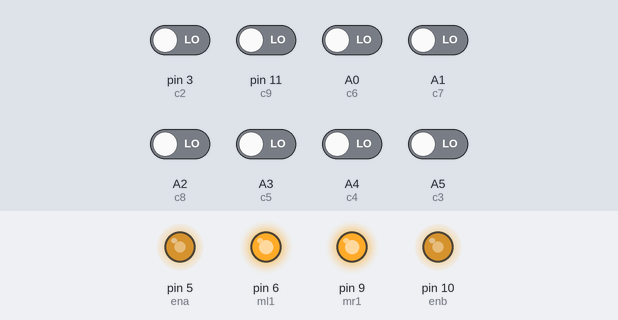
Simulated run of this sketch. Board: Arduino Uno, built with avr-gcc and run on an emulated ATmega328P. On the bench: output pins drawn as LEDs (lit = HIGH). Dashed ring = blinking. The inputs (shaded band) are chosen by the test bench; at power-on: A0 (c6), A1 (c7), A2 (c8), A3 (c5), A4 (c4), A5 (c3), pin 3 (c2), pin 11 (c9) LOW.

Above: at 1.2 s.
1.3 s: pin 3 (c2) driven HIGH
At 1.6 s:
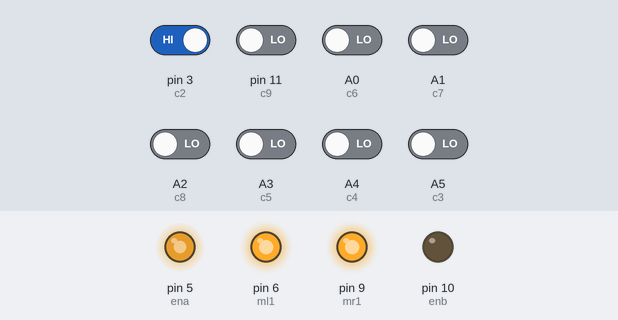
2.8 s: pin 11 (c9) driven HIGH
At 3.9 s:
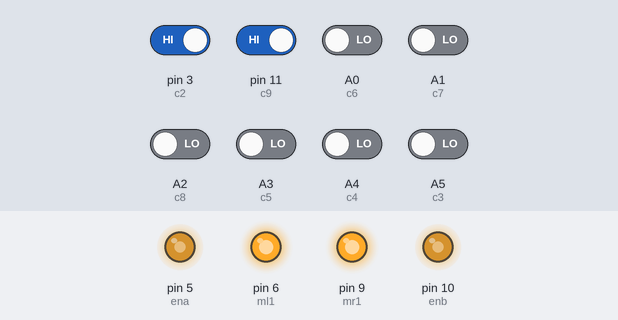
4.3 s: A1 (c7) driven HIGH
At 5.1 s:
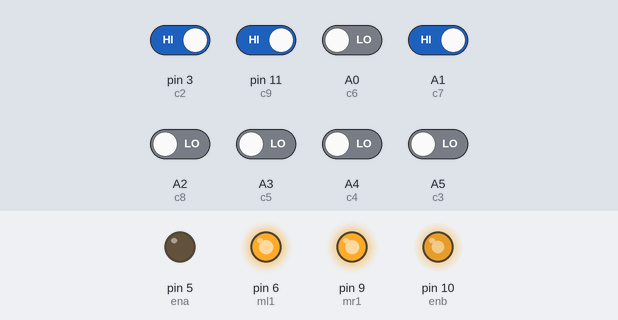
5.8 s: A0 (c6) driven HIGH
At 6.22 s:
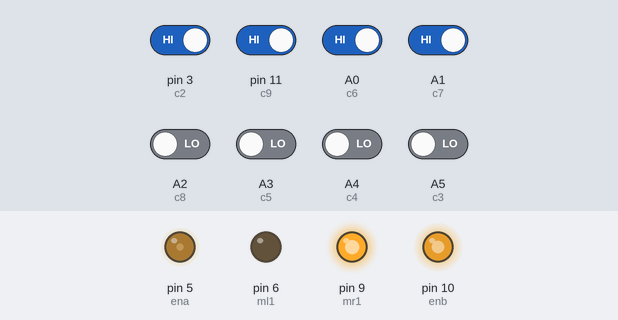
7.8 s: A5 (c3) driven HIGH
At 8.9 s:
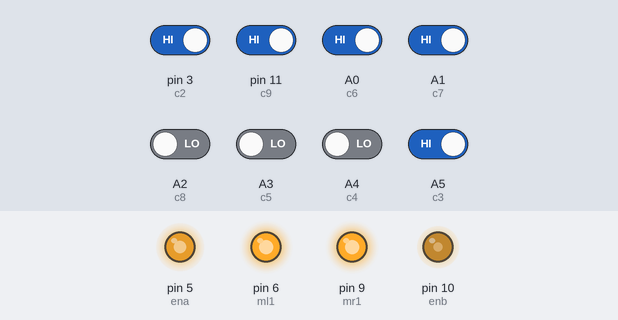
9.3 s: A3 (c5) driven HIGH
At 10.06 s:
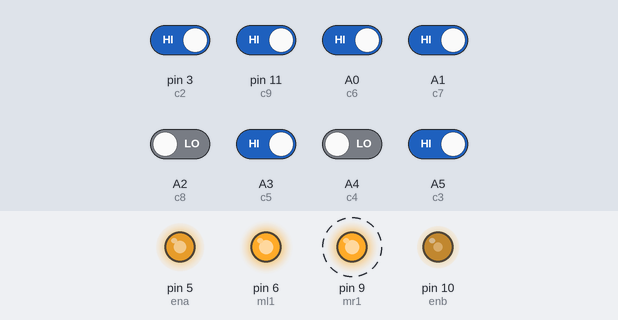
Timing chart, 0 to 12.4 s (numbered marks = the images above; inputs shaded):
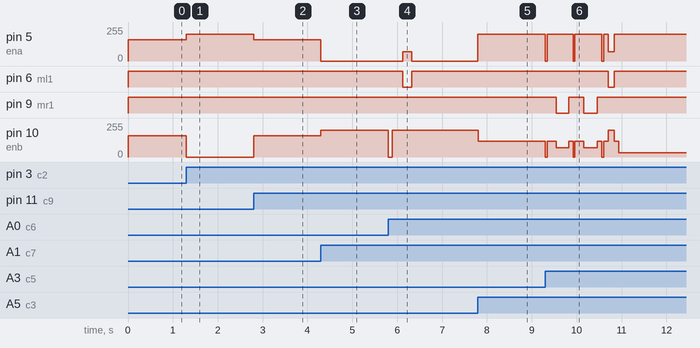

The sketch:

idourimin_cv.ino
```cpp
//douraimin melloul
int mr1=9;//imin l9odem
int mr0=8;//imin lteli
int ml1=6;//issar l9odem
int ml0=7;//issar lteli
int c2 = 3;
int c3 = A5 ;
int c4 = A4;
int c5 = A3;
int c6 = A0;
int c7 = A1;
int c8 = A2;
int c9 = 11;
int ena = 5;
int enb = 10;
int y;
int star=0;
//////
int angle;
int angledroit=200;
int angle2;
int dd=200;
int dd1=200;
/////
int bleu=0;
int comp=1;
int d=40;
float bms = 160;
float rms;
float lms;
float kp =8.5;
float kd =1;
int maxs=200;
int maxrms = 200;
int maxlms = 200;
int ms;
int lasterror = 0;
int currenttime=0;
void setup() {
  pinMode(c2, INPUT);
  pinMode(c3, INPUT);
  pinMode(c4, INPUT);
  pinMode(c5, INPUT);
  pinMode(c6, INPUT);
  pinMode(c7, INPUT);
  pinMode(c8, INPUT);
  pinMode(c9, INPUT);
  pinMode(ena, OUTPUT);
  pinMode(enb, OUTPUT);

pinMode(mr1, OUTPUT);
  pinMode(ml1, OUTPUT);
  digitalWrite(mr1, HIGH);
  digitalWrite(ml1, HIGH);

  analogWrite(enb,90);
  analogWrite(ena,125);


}

void loop() {

   int capt2 = digitalRead(c2);
   int capt3 = digitalRead(c3);
   int capt4 = digitalRead(c4);
   int capt5 = digitalRead(c5);
   int capt6 = digitalRead(c6);
   int capt7 = digitalRead(c7);
   int capt8 = digitalRead(c8);
   int capt9 = digitalRead(c9);
   int somme=capt2+capt3+capt4+capt5+capt6+capt7+capt8+capt9;
   ////doura loula
      if (comp==1 && somme==4)
  {
    stops();
    delay(d+50);
    forward();
delay(230);

douraimin(1);
    comp+=2;
  }
  ////fas3a
else if (comp==2&& capt2+capt3+capt4+capt5>=3)
{
  stops();
  delay(d+20);
  forward();
  delay(200);

  douraimin(2);
  comp++;
}
///triangle 60
else if (comp==3&& capt2+capt3+capt4+capt5>=3)
{
    stops();
    delay(d);
    forward();
    delay(200);
    douraisar(3);
    comp++;
}
///triangle 60
else if (comp==4&& capt2+capt3+capt4+capt5>=3)
{
    stops();
    delay(d);
    forward();
    delay(200);
    douraisar(4);
    comp++;
}
//baad 60
else if (comp==5&& capt9+capt8+capt7>=2)
{
    stops();
  delay(d);
  forward();
  delay(100);
  douraimin(5);
  comp++;
}
//9bal el nos doura
else if (comp==6&& capt9+capt8+capt7+capt6>=4)
{
    stops();
  delay(d);
  forward();
  delay(100);
  douraimin(6);
  comp++;
  bms=100;
}
//baad el nos doura
else if (comp==7&& capt9+capt8+capt7+capt6>=3)
{
    stops();
  delay(d);
  forward();
  delay(100);
  douraimin(7);
  comp++;
  bms=180;
}
//9bal el nos doura thenia
else if (comp==8&& capt9+capt8+capt7+capt6>=3)
{
    stops();
  delay(d);
  forward();
  delay(100);
  douraimin(8);
  comp++;
}
//bidha
else if ((comp>=9&& capt2+capt3+capt4+capt5+capt6+capt7+capt8+capt9==0)&&comp<11)
{ if ((millis()-currenttime)>500)
  {currenttime= millis();

    stops();
  delay(d);
  forward();
  delay(100);
  douraisar(9);
  comp++;
  }
}
//starr
else if ((comp>=9&& capt2+capt3+capt4+capt5+capt6+capt7+capt8+capt9==8)&&comp<=11)
{
    stops();
  delay(d);
  kodem();
  delay(100);
 star=1;
  comp=12;
}
//doura zar9a
else if ((comp==12&& capt2+capt3+capt4+capt5+capt6+capt7+capt8+capt9>=4)&&star)
{
    stops();
  delay(d);
  forward();
  delay(100);
  douraisar(10);
  comp++;
  kodem();
  delay(100);
  stops();
  delay(5000);
  bleu=1;
}
//irawaaaa7
else if ((comp==13&& capt2+capt3+capt4+capt5+capt6+capt7+capt8+capt9>=4)&&bleu)
{
  stops();
  delay(d);

  douraimin(11);
  comp++;
  bleu=0;
}
else if ((comp>=14&& capt2+capt3+capt4+capt5+capt6+capt7+capt8+capt9==0))
{
    stops();
  delay(d);


}


else{PID();}
}

      void stops(){
    digitalWrite(ena, 0);
    digitalWrite(enb, 0);
    }
void PID(){
  int capt2 = digitalRead(c2);
  int capt3 = digitalRead(c3);
  int capt4 = digitalRead(c4);
  int capt5 = digitalRead(c5);
  int capt6 = digitalRead(c6);
  int capt7 = digitalRead(c7);
  int capt8 = digitalRead(c8);
  int capt9 = digitalRead(c9);

 int error= -55*capt2 + -40*capt3 + -25*capt4 + -10*capt5 + 10*capt6+ 25*capt7+ 40*capt8 + 55*capt9;

 ms = kp*error +kd*(error-lasterror);

 rms = bms - ms;
 lms = bms + ms;
 lasterror = error;

 if(lms > maxlms){lms = maxlms;}

 if(lms < 0){lms = 0;}

 if(rms < 0){rms = 0;}

 if(rms > maxrms){rms = maxrms;}

  analogWrite(ena,rms);
  analogWrite(enb,lms);

if( capt9 || capt8 || capt7){right();}


else if(capt2 || capt3 || capt4){left();}


else {forward();}


}
void kodem(){
analogWrite(enb,bms);
  analogWrite(ena,bms);


}
void forward(){
  analogWrite(enb,lms);
  analogWrite(ena,rms);

}
void right(){

  analogWrite(enb,lms);


}
void left (){
 analogWrite(ena,rms);

}
void douraimin(int a){
   switch(a-1) {
  //angle droit
  case 0:
  angle=angledroit;
 break;

  case 4:
  case 5:
  case 6:
  case 7:
    angle=angledroit-65;
    break;
    case 2:
    angle=280 ;
    break;
    case 3:
    angle =300 ;
    break;


  case 8:
angle= 130;
  break;
  case 9:
angle= 400;
  break;
  case 10:
    angle=260;
  break;
}

  digitalWrite(mr1, HIGH);
  digitalWrite(mr0, LOW);
  digitalWrite(ml1, LOW);
  digitalWrite(ml0, HIGH);
  analogWrite(enb,maxs);
  analogWrite(ena,70);


  delay(angle);
  digitalWrite(mr1, HIGH);
  digitalWrite(mr0, LOW);
  digitalWrite(ml0, LOW);
  digitalWrite(ml1, HIGH);

  forward();
  delay(100);
}

void douraisar(int a){
  switch(a-1) {
  //angle droit
   case 0:
  angle=angledroit;
 break;
 case 1:
angle=150;
break;
  case 2:
  angle=280;
  break;
    case 3:

    angle =300 ;
    break;
  case 4:

  case 5:
  case 6:
 case 7:
  {
    angle=angledroit-65;
}
break;
  case 8:
angle= 130;

    break;
  case 9:
angle= 400;
  break;
     case 10:
    angle=260;
  break;
}
digitalWrite(mr0, HIGH);
  digitalWrite(mr1, LOW);
  digitalWrite(ml0, LOW);
  digitalWrite(ml1, HIGH);
  analogWrite(ena,maxs);
  analogWrite(enb,70);


  delay(angle);
    digitalWrite(mr1, HIGH);
  digitalWrite(mr0, LOW);
  digitalWrite(ml0, LOW);
  digitalWrite(ml1, HIGH);


  forward();
  delay(100);


}
```

Measured:
- after the input at 1.3 s, pin 5 (ena): 160/255 → 200/255 at once; pin 10 (enb): 160/255 → 0/255 at once
- after the input at 2.8 s, pin 5 (ena): 200/255 → 160/255 at once; pin 10 (enb): 0/255 → 160/255 at once
- after the input at 4.3 s, pin 5 (ena): 160/255 → 0/255 at once; pin 10 (enb): 160/255 → 200/255 at once
- after the input at 5.8 s, pin 5 (ena): 0/255 → 70/255 after 0.32 s, → 0/255 0.20 s later; pin 6 (ml1): HIGH → LOW after 0.32 s, → HIGH 0.20 s later; pin 10 (enb): 200/255 → 0/255 at once, → 200/255 0.09 s later
- after the input at 7.8 s, pin 5 (ena): 0/255 → 200/255 at once; pin 10 (enb): 200/255 → 118/255 at once
- after the input at 9.3 s, pin 5 (ena): 200/255 → 70/255 after 1.4 s, → 200/255 0.14 s later; pin 6 (ml1): HIGH → LOW after 1.4 s, → HIGH 0.14 s later; pin 9 (mr1): alternates HIGH for 0.34 s and LOW for 0.29 s, 4 changes in all, then stays HIGH, starting after 0.24 s
